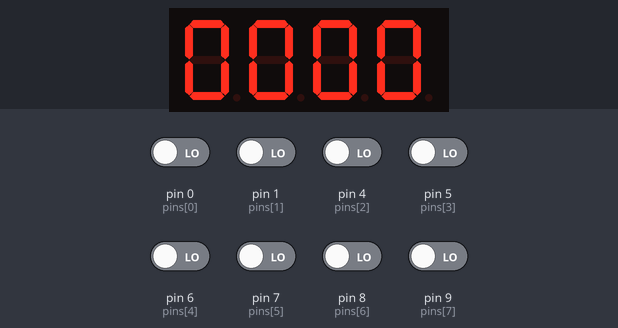
The sketch below on a simulated Arduino Uno, built with avr-gcc and run on an emulated ATmega328P. On the bench: 4-digit seven-segment display. The inputs (shaded band) are chosen by the test bench; at power-on: pin 0 (pins[0]), pin 1 (pins[1]), pin 4 (pins[2]), pin 5 (pins[3]), pin 6 (pins[4]), pin 7 (pins[5]), pin 8 (pins[6]), pin 9 (pins[7]) LOW.

Above: at 1.8 s.
1.9 s: pin 0 (pins[0]) driven HIGH
At 2.5 s:
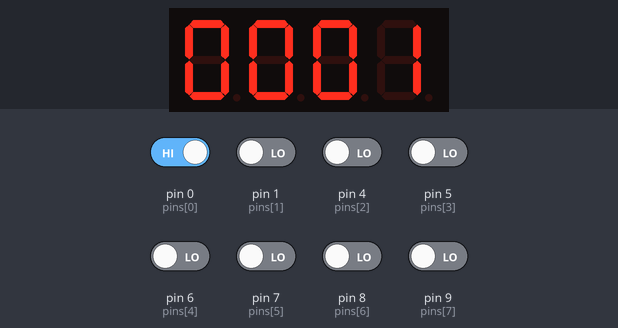
3.6 s: pin 1 (pins[1]) driven HIGH
At 4.8 s:
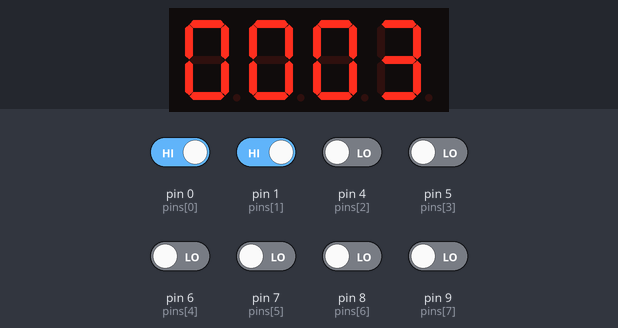
5.1 s: pin 4 (pins[2]) driven HIGH
At 5.9 s:
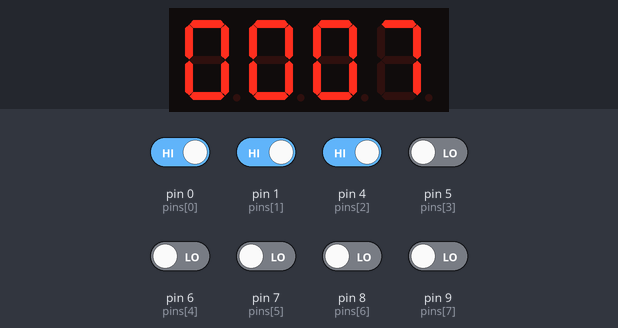
6.7 s: pin 5 (pins[3]) driven HIGH
At 7.9 s:
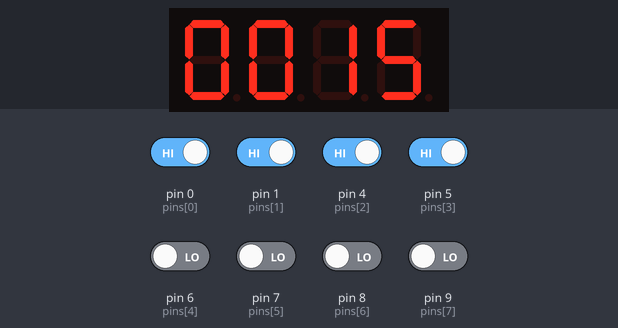
8.2 s: pin 6 (pins[4]) driven HIGH
At 9.2 s:
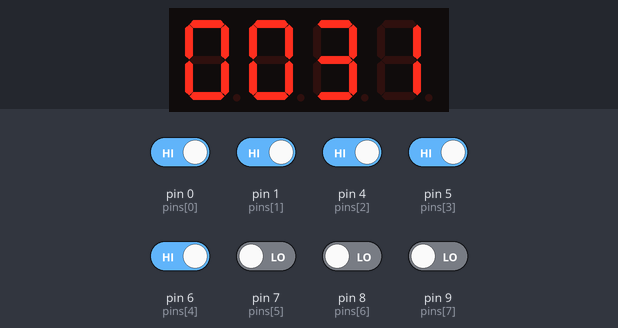
9.8 s: pin 7 (pins[5]) driven HIGH
At 10.3 s:
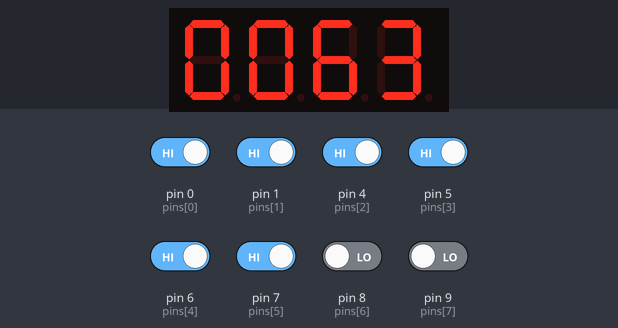
Timing chart, 0 to 12.4 s (numbered marks = the images above; inputs shaded):
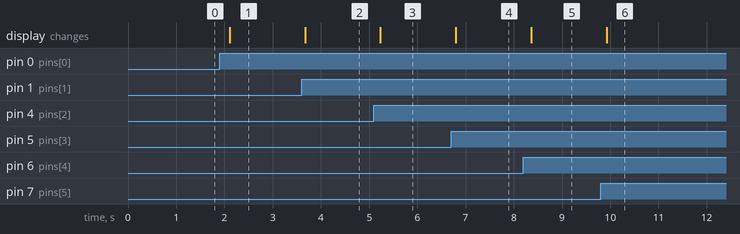

Measured:
- after the input at 1.9 s, the display: changes after 0.21 s (image 1)
- after the input at 3.6 s, the display: changes after 0.07 s (image 2)
- after the input at 5.1 s, the display: changes after 0.13 s (image 3)
- after the input at 6.7 s, the display: changes after 0.10 s (image 4)
- after the input at 8.2 s, the display: changes after 0.16 s (image 5)
- after the input at 9.8 s, the display: changes after 0.13 s (image 6)

The sketch:

ATTinyDisplayDriver.ino
```cpp
#include <Arduino.h>
#include <TM1637Display.h>

/** Display driver module for 8-Bit computer project. Converts a binary value on 8-data lines (read via pins)
    to a decimal number displayed on a TM1637 seven segment display

    D. Q McDonald
    June 2026

    */


#define CLK 2
#define DIO 3


TM1637Display display(CLK, DIO);

int pins[8] = { 0,1, 4, 5, 6, 7, 8, 9};  // Data values are read from these pins. LSB to MSB order.

const int NUM_PINS = sizeof(pins) / sizeof(pins[0]);

void setup() {

  display.setBrightness(0x04);

  for (int i = 0; i < NUM_PINS; i++) {
    pinMode(pins[i], INPUT);
  }


}

void loop() {


  int sum = 0;
  for (int i = 0; i < NUM_PINS; i++) {
    sum |= (digitalRead(pins[i]) << i);
  }
  display.showNumberDec(sum, true);
    delay(500);
}
```
